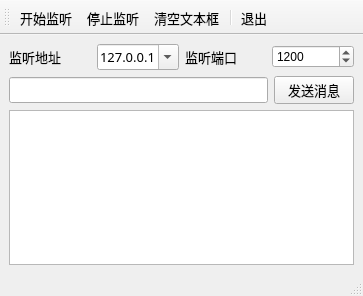
<?xml version="1.0" encoding="UTF-8"?>
<ui version="4.0">
 <class>MainWindow</class>
 <widget class="QMainWindow" name="MainWindow">
  <property name="geometry">
   <rect>
    <x>0</x>
    <y>0</y>
    <width>363</width>
    <height>296</height>
   </rect>
  </property>
  <property name="windowTitle">
   <string>MainWindow</string>
  </property>
  <widget class="QWidget" name="centralwidget">
   <layout class="QVBoxLayout" name="verticalLayout">
    <item>
     <layout class="QHBoxLayout" name="horizontalLayout_2">
      <item>
       <widget class="QLabel" name="label">
        <property name="font">
         <font>
          <family>微软雅黑</family>
          <pointsize>10</pointsize>
         </font>
        </property>
        <property name="text">
         <string>监听地址</string>
        </property>
       </widget>
      </item>
      <item>
       <widget class="QComboBox" name="comboIP">
        <property name="font">
         <font>
          <family>微软雅黑</family>
          <pointsize>10</pointsize>
         </font>
        </property>
        <property name="editable">
         <bool>true</bool>
        </property>
        <property name="duplicatesEnabled">
         <bool>false</bool>
        </property>
        <property name="frame">
         <bool>true</bool>
        </property>
        <item>
         <property name="text">
          <string>127.0.0.1</string>
         </property>
        </item>
       </widget>
      </item>
      <item>
       <widget class="QLabel" name="label_2">
        <property name="font">
         <font>
          <family>微软雅黑</family>
          <pointsize>10</pointsize>
         </font>
        </property>
        <property name="text">
         <string>监听端口</string>
        </property>
       </widget>
      </item>
      <item>
       <widget class="QSpinBox" name="spinPort">
        <property name="maximum">
         <number>65539</number>
        </property>
        <property name="value">
         <number>1200</number>
        </property>
       </widget>
      </item>
     </layout>
    </item>
    <item>
     <layout class="QHBoxLayout" name="horizontalLayout">
      <item>
       <widget class="QLineEdit" name="editMsg">
        <property name="font">
         <font>
          <family>微软雅黑</family>
          <pointsize>10</pointsize>
         </font>
        </property>
       </widget>
      </item>
      <item>
       <widget class="QPushButton" name="btnSend">
        <property name="font">
         <font>
          <family>微软雅黑</family>
          <pointsize>10</pointsize>
         </font>
        </property>
        <property name="text">
         <string>发送消息</string>
        </property>
       </widget>
      </item>
     </layout>
    </item>
    <item>
     <widget class="QPlainTextEdit" name="plainTextEdit"/>
    </item>
   </layout>
  </widget>
  <widget class="QMenuBar" name="menubar">
   <property name="geometry">
    <rect>
     <x>0</x>
     <y>0</y>
     <width>363</width>
     <height>26</height>
    </rect>
   </property>
  </widget>
  <widget class="QStatusBar" name="statusbar"/>
  <widget class="QToolBar" name="toolBar">
   <property name="font">
    <font>
     <family>微软雅黑</family>
     <pointsize>10</pointsize>
    </font>
   </property>
   <property name="windowTitle">
    <string>toolBar</string>
   </property>
   <property name="toolButtonStyle">
    <enum>Qt::ToolButtonTextUnderIcon</enum>
   </property>
   <attribute name="toolBarArea">
    <enum>TopToolBarArea</enum>
   </attribute>
   <attribute name="toolBarBreak">
    <bool>false</bool>
   </attribute>
   <addaction name="actStart"/>
   <addaction name="actStop"/>
   <addaction name="actClear"/>
   <addaction name="separator"/>
   <addaction name="actQuit"/>
  </widget>
  <action name="actStart">
   <property name="icon">
    <iconset resource="res.qrc">
     <normaloff>:/images/images/620.bmp</normaloff>:/images/images/620.bmp</iconset>
   </property>
   <property name="text">
    <string>开始监听</string>
   </property>
   <property name="toolTip">
    <string>开始监听</string>
   </property>
  </action>
  <action name="actStop">
   <property name="icon">
    <iconset resource="res.qrc">
     <normaloff>:/images/images/624.bmp</normaloff>:/images/images/624.bmp</iconset>
   </property>
   <property name="text">
    <string>停止监听</string>
   </property>
   <property name="toolTip">
    <string>停止监听</string>
   </property>
  </action>
  <action name="actQuit">
   <property name="icon">
    <iconset resource="res.qrc">
     <normaloff>:/images/images/132.bmp</normaloff>:/images/images/132.bmp</iconset>
   </property>
   <property name="text">
    <string>退出</string>
   </property>
   <property name="toolTip">
    <string>退出本程序</string>
   </property>
  </action>
  <action name="actClear">
   <property name="icon">
    <iconset resource="res.qrc">
     <normaloff>:/images/images/212.bmp</normaloff>:/images/images/212.bmp</iconset>
   </property>
   <property name="text">
    <string>清空文本框</string>
   </property>
   <property name="toolTip">
    <string>清空文本框</string>
   </property>
  </action>
  <action name="actHostInfo">
   <property name="icon">
    <iconset resource="res.qrc">
     <normaloff>:/images/images/110.JPG</normaloff>:/images/images/110.JPG</iconset>
   </property>
   <property name="text">
    <string>本地地址</string>
   </property>
   <property name="toolTip">
    <string>获取本机地址</string>
   </property>
  </action>
 </widget>
 <resources>
  <include location="res.qrc"/>
 </resources>
 <connections>
  <connection>
   <sender>actQuit</sender>
   <signal>triggered()</signal>
   <receiver>MainWindow</receiver>
   <slot>close()</slot>
   <hints>
    <hint type="sourcelabel">
     <x>-1</x>
     <y>-1</y>
    </hint>
    <hint type="destinationlabel">
     <x>399</x>
     <y>299</y>
    </hint>
   </hints>
  </connection>
 </connections>
</ui>
